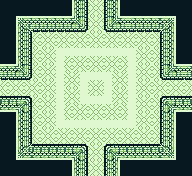

Rendered tile map (Tiled .tmx) drawn with the repository's tilesets; below, a short description and the full map source, tile grids included:
An orthogonal 24x22 tile map with 8x8 px tiles, 1 tile layer (Calque de Tuiles 1), 2 tilesets.

<map version="1.4" tiledversion="1.4.2" orientation="orthogonal" renderorder="right-down" width="24" height="22" tilewidth="8" tileheight="8" infinite="0" nextlayerid="2" nextobjectid="1">
 <tileset firstgid="1" source="tile-source.tsx" />
 <tileset firstgid="361" source="tile-good.tsx" />
 <layer id="1" name="Calque de Tuiles 1" width="24" height="22">
  <data encoding="csv">
361,361,361,361,361,361,361,361,361,368,369,643,644,372,373,361,361,361,361,361,361,361,361,361,
361,361,361,361,361,361,361,361,361,368,369,663,664,372,373,361,361,361,361,361,361,361,361,361,
361,361,385,386,387,387,387,387,387,388,389,643,644,392,393,394,387,387,387,387,395,396,361,361,
361,361,405,406,407,407,407,407,407,408,409,663,664,412,413,414,407,407,407,407,415,416,361,361,
361,361,368,369,644,643,644,643,644,643,644,643,644,643,644,643,644,643,644,643,372,373,361,361,
361,361,368,369,664,663,664,663,664,663,664,663,664,663,664,663,664,663,664,663,372,373,361,361,
361,361,368,369,644,643,644,126,126,126,126,126,126,126,126,126,126,643,644,643,372,373,361,361,
361,361,368,369,664,663,664,146,644,643,644,643,644,643,644,643,126,663,664,663,372,373,361,361,
387,387,388,389,644,643,644,126,664,663,664,663,664,663,664,663,126,643,644,643,392,393,394,387,
407,407,408,409,664,663,664,146,643,644,146,146,146,146,643,644,126,663,664,663,412,413,414,407,
644,643,644,643,644,643,644,146,663,664,127,643,644,127,663,664,126,643,644,643,644,643,644,643,
664,663,664,663,664,663,664,146,643,644,147,663,664,147,643,644,126,663,664,663,664,663,664,663,
447,447,448,449,644,643,644,146,663,664,127,127,127,127,663,664,127,643,644,643,452,453,454,454,
467,467,468,469,664,663,664,147,644,643,644,643,644,643,644,643,147,663,664,663,472,473,474,474,
361,361,488,489,644,643,644,126,664,663,664,663,664,663,664,663,127,643,644,643,492,493,361,361,
361,361,368,369,664,663,664,146,146,627,147,147,127,127,127,127,147,663,664,663,372,373,361,361,
361,361,368,369,644,643,644,643,644,643,644,643,644,643,644,643,644,643,644,643,372,373,361,361,
361,361,368,369,664,663,664,663,664,663,664,663,664,663,664,663,664,663,664,663,372,373,361,361,
361,361,525,526,447,447,447,447,447,448,449,643,644,452,453,454,454,454,454,454,535,536,361,361,
361,361,545,546,467,467,467,467,467,468,469,663,664,472,473,474,474,474,474,474,555,556,361,361,
361,361,361,361,361,361,361,361,361,488,489,643,644,492,493,361,361,361,361,361,361,361,361,361,
361,361,361,361,361,361,361,361,361,488,489,663,664,492,493,361,361,361,361,361,361,361,361,361
</data>
 </layer>
</map>
